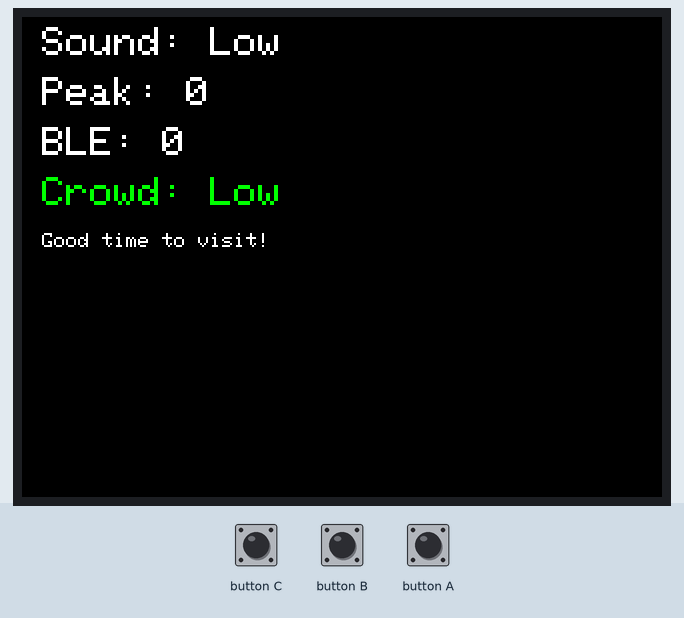
This sketch was run on a simulated ESP32. Parts: 320×240 colour display. Nothing arrives over Bluetooth unless stated; what the sketch prints to the serial monitor is not drawn.

Above: at 2.9 s.

The sketch:

mic_ble_crowdindex.ino
```cpp
#include <M5Unified.h>
#include "ble_handler.h"

// Global state
String currentSoundLevel = "Low";
String currentCrowdLabel = "Low";
int bleCount = 0;
int crowdConfidence = 1;

// Mic smoothing (RMS)
#define SMOOTH_SIZE 10
int rmsHistory[SMOOTH_SIZE] = {0};
int smoothIndex = 0;
int16_t buffer[256];

int getSmoothedRMS(int newRMS) {
  rmsHistory[smoothIndex] = newRMS;
  smoothIndex = (smoothIndex + 1) % SMOOTH_SIZE;
  int sum = 0;
  for (int i = 0; i < SMOOTH_SIZE; i++) sum += rmsHistory[i];
  return sum / SMOOTH_SIZE;
}

//Crowd index logic
int getCrowdIndex(String soundLevel, int bleCount) {
  int soundScore = 0;
  if (soundLevel == "Medium") soundScore = 1;
  else if (soundLevel == "High") soundScore = 2;

  int bleScore = 0;
  if (bleCount >= 15 && bleCount < 25) bleScore = 1;  // Medium
  else if (bleCount >= 25) bleScore = 2;                // High

  int diff = abs(soundScore - bleScore);
  if (diff >= 2) {
    crowdConfidence = 0;
    Serial.println("WARNING: sensors disagree, low confidence");
    return bleScore;
  } else {
    crowdConfidence = 1;
  }

  int combined = soundScore + bleScore;
  if (combined <= 1) return 0;
  else if (combined <= 3) return 1;
  else return 2;
}

// Display
void updateDisplay(String soundLevel, int smoothedPeak, int ble, String crowdLabel, uint16_t color) {
  M5.Lcd.fillScreen(BLACK);
  M5.Lcd.setTextSize(2);
  M5.Lcd.setCursor(10, 5);
  M5.Lcd.setTextColor(WHITE);
  M5.Lcd.print("Sound: "); M5.Lcd.println(soundLevel);
  M5.Lcd.setCursor(10, 30);
  M5.Lcd.print("Peak: "); M5.Lcd.println(smoothedPeak);
  M5.Lcd.setCursor(10, 55);
  M5.Lcd.print("BLE: "); M5.Lcd.println(ble);
  M5.Lcd.setCursor(10, 80);
  M5.Lcd.setTextColor(color);
  M5.Lcd.print("Crowd: "); M5.Lcd.println(crowdLabel);
  M5.Lcd.setCursor(10, 108);
  M5.Lcd.setTextSize(1);
  M5.Lcd.setTextColor(WHITE);
  if (crowdLabel == "Low")         M5.Lcd.println("Good time to visit!");
  else if (crowdLabel == "Medium") M5.Lcd.println("Moderate crowd");
  else                             M5.Lcd.println("Very crowded!");
  M5.Lcd.setTextSize(2);
}

// UART to Pico W
void sendToPicoW(String soundLevel, int bleCount, String crowdLabel, int confidence) {
  String payload = "{\"s\":\"" + soundLevel.substring(0, 1) + "\""
                   ",\"b\":" + String(bleCount) +
                   ",\"c\":\"" + crowdLabel.substring(0, 1) + "\""
                   ",\"q\":" + String(confidence) + "}";
  Serial2.println(payload);
  Serial.println("UART sent: " + payload);
}

void setup() {
  auto cfg = M5.config();
  M5.begin(cfg);
  M5.Lcd.setRotation(3);
  M5.Lcd.fillScreen(BLACK);
  M5.Lcd.setTextSize(2);
  M5.Mic.begin();
  Serial.begin(115200);

  // UART to Pico W: TX=G26, RX=G36
  Serial2.begin(9600, SERIAL_8N1, 36, 26);

  M5.Lcd.setCursor(10, 10);
  M5.Lcd.setTextColor(WHITE);
  M5.Lcd.println("Starting...");

  setupBLE();

  delay(500);
  M5.Lcd.fillScreen(BLACK);
  Serial.println("Ready!");
}

void loop() {
  M5.update();

  // Step 1: Read mic (RMS)
  int rms = 0;
  if (M5.Mic.record(buffer, 256, 16000)) {
    int64_t sumSquares = 0;
    for (int i = 0; i < 256; i++) {
      sumSquares += (int64_t)buffer[i] * buffer[i];
    }
    rms = (int)sqrt((double)sumSquares / 256);
  }

  int smoothedRMS = getSmoothedRMS(rms);

  String soundLevel;
  if (smoothedRMS > 1400)      soundLevel = "High";
  else if (smoothedRMS > 800) soundLevel = "Medium";
  else                          soundLevel = "Low";

  // Step 2: BLE Scan
  scanBLE();

  // Step 3: Crowd index
  int crowdIndex = getCrowdIndex(soundLevel, bleCount);
  String crowdLabel;
  uint16_t crowdColor;
  if (crowdIndex == 0)      { crowdLabel = "Low";    crowdColor = GREEN; }
  else if (crowdIndex == 1) { crowdLabel = "Medium"; crowdColor = YELLOW; }
  else                      { crowdLabel = "High";   crowdColor = RED; }

  currentSoundLevel = soundLevel;
  currentCrowdLabel = crowdLabel;

  // Step 4: Display
  updateDisplay(soundLevel, smoothedRMS, bleCount, crowdLabel, crowdColor);

  // Step 5: Send over UART to Pico W
  sendToPicoW(soundLevel, bleCount, crowdLabel, crowdConfidence);

  // Step 6: BLE Advertise
  advertiseBLE(soundLevel, bleCount, crowdLabel, crowdConfidence);
}
```

ble_handler.h
```cpp
#ifndef BLE_HANDLER_H
#define BLE_HANDLER_H

#include <BLEDevice.h>
#include <BLEScan.h>
#include <BLEAdvertising.h>

#define SCAN_DURATION 2
#define BLE_SCAN_INTERVAL 10000

#define BLE_SMOOTH_SIZE 3
int bleHistory[BLE_SMOOTH_SIZE] = {0};
int bleSmootIndex = 0;

int getSmoothedBLE(int newCount) {
  bleHistory[bleSmootIndex] = newCount;
  bleSmootIndex = (bleSmootIndex + 1) % BLE_SMOOTH_SIZE;
  int sum = 0;
  for (int i = 0; i < BLE_SMOOTH_SIZE; i++) sum += bleHistory[i];
  return sum / BLE_SMOOTH_SIZE;
}

extern int bleCount;
unsigned long lastBLEScan = 0;
BLEScan* pBLEScan;

class MyBLECallbacks : public BLEAdvertisedDeviceCallbacks {
  void onResult(BLEAdvertisedDevice advertisedDevice) {
    if (advertisedDevice.getName() == "M5Crowd") return;
    int rssi = advertisedDevice.getRSSI();
    if (rssi > -70) {
      bleCount++;
      Serial.print("  Counted | RSSI: ");
      Serial.print(rssi);
      Serial.print(" | MAC: ");
      Serial.println(advertisedDevice.getAddress().toString().c_str());
    } else {
      Serial.print("  Ignored (too far) | RSSI: ");
      Serial.println(rssi);
    }
  }
};

void setupBLE() {
  BLEDevice::init("M5Crowd");
  pBLEScan = BLEDevice::getScan();
  pBLEScan->setActiveScan(true);
  pBLEScan->setInterval(100);
  pBLEScan->setWindow(99);
  pBLEScan->setAdvertisedDeviceCallbacks(new MyBLECallbacks());
  Serial.println("BLE initialised");
}

void scanBLE() {
  unsigned long now = millis();
  if (now - lastBLEScan >= BLE_SCAN_INTERVAL || lastBLEScan == 0) {
    lastBLEScan = now;
    bleCount = 0;
    Serial.println("Running BLE scan...");
    BLEScanResults* results = pBLEScan->start(SCAN_DURATION, false);
    bleCount = getSmoothedBLE(bleCount);
    pBLEScan->clearResults();
    Serial.print("BLE devices in range: "); Serial.println(bleCount);
  }
}

void advertiseBLE(String soundLevel, int bleCount, String crowdLabel, int confidence) {
  String payload = soundLevel.substring(0,1) + "|" +
                   String(bleCount) + "|" +
                   crowdLabel.substring(0,1) + "|" +
                   String(confidence);
  Serial.print("Broadcasting: "); Serial.println(payload);

  BLEAdvertising* pAdvertising = BLEDevice::getAdvertising();

  BLEAdvertisementData advData;
  String manfData = "";
  manfData += (char)0xFF;
  manfData += (char)0xFF;
  manfData += payload;
  advData.setManufacturerData(manfData);

  BLEAdvertisementData scanRsp;
  scanRsp.setName("M5Crowd");

  pAdvertising->setAdvertisementData(advData);
  pAdvertising->setScanResponseData(scanRsp);
  pAdvertising->start();
  delay(1000);
  pAdvertising->stop();
  delay(100);
}

#endif
```
